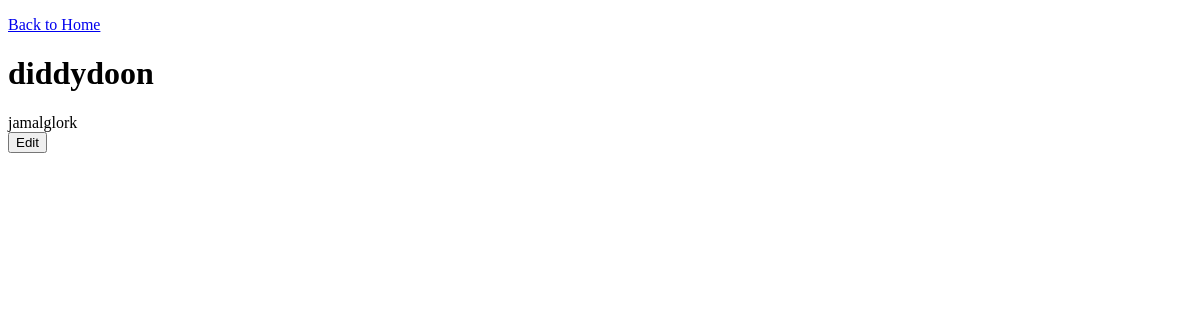
/page/diddyblodden, run on an earlier commit of the app's database.
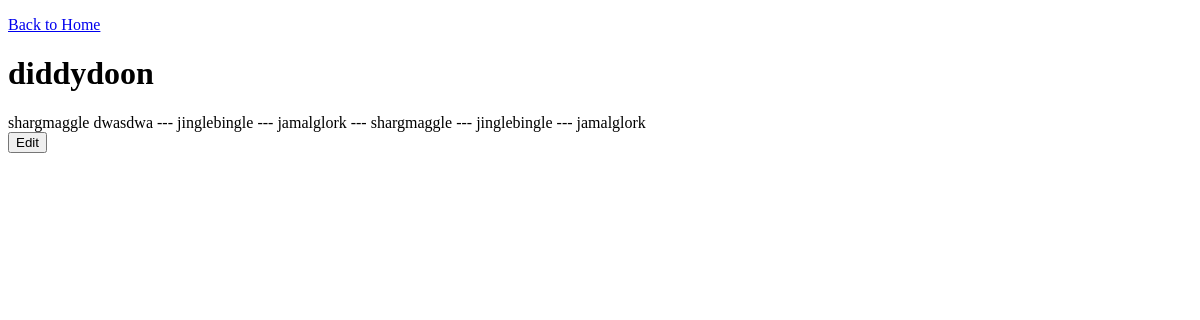
And on a later commit of the database.
### tables this page shows
CREATE TABLE page (link TEXT, name TEXT, content TEXT, author TEXT DEFAULT 'anonymous');

### __init__.py (the view)
@app.route("/page/<link>")
def view_page(link):
    page = get_page(link)
    if not page:
        return "Page not found", 404
    name = page[1]
    content = page[2]
    return render_template("page.html", name=name, content=content)

### __init__.py (called while the page is built)
def get_page(link):
    db = sqlite3.connect(DB_FILE)
    c = db.cursor()
    c.execute("SELECT link, name, content FROM page WHERE link = ?", (link,))
    row = c.fetchone()
    db.close()
    return row

### templates/page.html (shortened to what this page needs)
<!DOCTYPE html>
<html>
<head>
</head>
<body>
  <p><a href="/homepage">Back to Home</a></p>
  <h1>{{ name }}</h1>
  <div>{{ content }}</div>
  <button type="button">Edit</button>
</body>
</html>

What changed in the data, as far as the page shows it:
changed page "diddydoon": content "jamalglork" → "shargmaggle dwasdwa --- jinglebingle --- jamalglork --- shargmaggle --- jinglebingle --- jamalglork"
